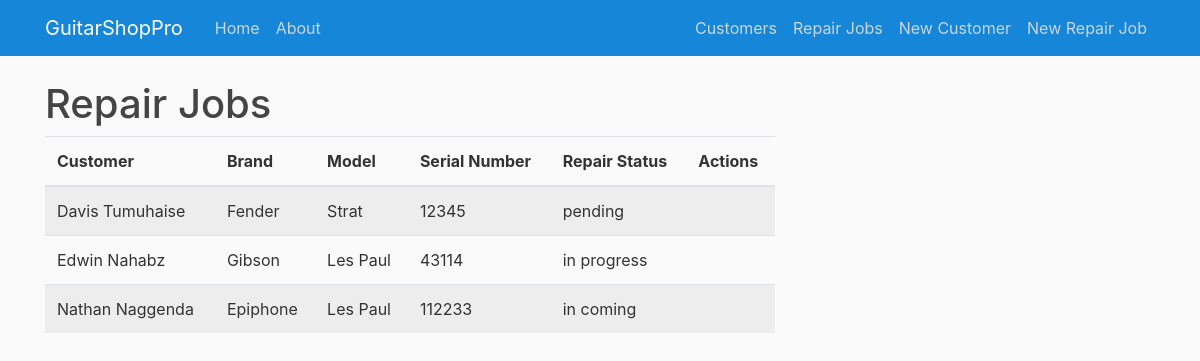
The page /guitars/view on the database as committed earlier.
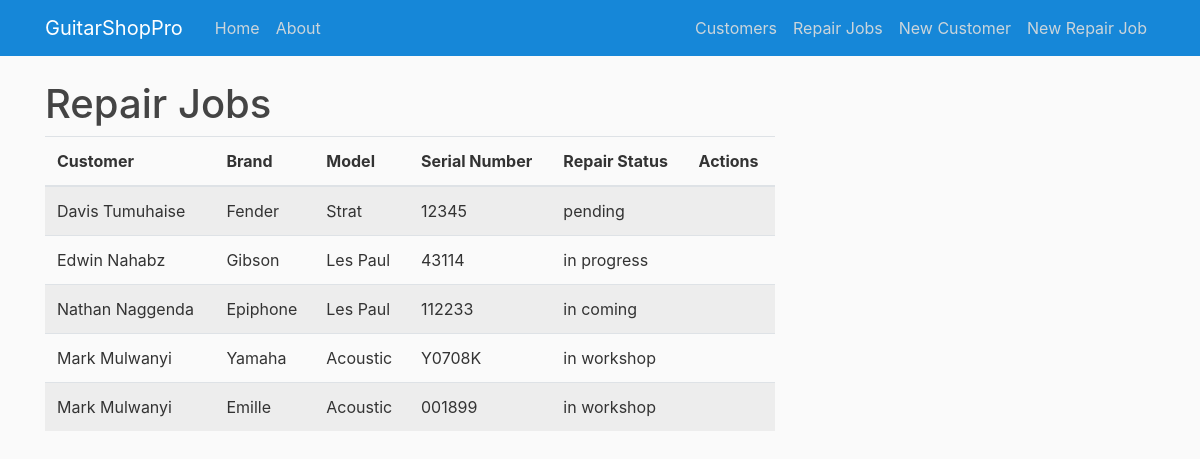
The same page on the database as committed later.
### app/models.py (models this page shows, shortened)
class Guitar(db.Model):
    id = db.Column(db.Integer, primary_key=True)
    brand = db.Column(db.String(50), nullable=False)
    model = db.Column(db.String(50), nullable=False)
    serial_number = db.Column(db.String(50), nullable=True)
    description = db.Column(db.String(250), nullable=False)
    repair_status = db.Column(db.String(50), nullable=False)
    customer_id = db.Column(db.Integer, db.ForeignKey('customer.id'), nullable=False)

class Customer(db.Model):
    id = db.Column(db.Integer, primary_key=True)
    firstname = db.Column(db.String(50), nullable=False)
    lastname = db.Column(db.String(50), nullable=False)
    phone = db.Column(db.String(20), nullable=False)
    email = db.Column(db.String(120), nullable=True)
    guitars = db.relationship('Guitar', backref='customer', lazy=True)

### app/routes.py (the view)
@app.route('/guitars/view', methods=['GET', 'POST'])
def view_guitars():
    guitars = Guitar.query.all()
    return render_template('view_guitars.html', guitars=guitars)

### app/templates/view_guitars.html (shortened to what this page needs)
{% extends 'base.html' %}
{% block content %}
<h1>Repair Jobs</h1>
<div class="table-responsive">
    <table class="table table-striped">
        <thead>
            <tr>
                <th>Customer</th>
                <th>Brand</th>
                <th>Model</th>
                <th>Serial Number</th>
                <th>Repair Status</th>
                <th>Actions</th>
            </tr>
        </thead>
        <tbody>
            {% for guitar in guitars %}
            <tr>
                <td>{{ guitar.customer.firstname }} {{ guitar.customer.lastname }}</td>
                <td>{{ guitar.brand }}</td>
                <td>{{ guitar.model }}</td>
                <td>{{ guitar.serial_number}}</td>
                <td>{{ guitar.repair_status }}</td>
                <td>
                </td>
            </tr>
            {% endfor %}
        </tbody>
    </table>
</div>
{% endblock %}

### app/templates/base.html (shortened to what this page needs)
<!DOCTYPE html>
<html>
<head>
  <link rel="stylesheet" href="https://cdn.jsdelivr.net/npm/bootstrap@4.1.3/dist/css/bootstrap.min.css">
  <link rel="stylesheet" type="text/css" href="{{ url_for('static', filename='main.css') }}">
</head>
<body>
  <header class="site-header">
  <nav class="navbar navbar-expand-md navbar-dark bg-steel fixed-top">
    <div class="container">
      <a class="navbar-brand mr-4" href="/">GuitarShopPro </a>
      <div class="collapse navbar-collapse" id="navbarToggle">
        <div class="navbar-nav mr-auto">
          <a class="nav-item nav-link" href="{{ url_for('index') }}">Home</a>
          <a class="nav-item nav-link" href="{{ url_for('about') }}">About</a>
        </div>
          <div class="navbar-nav">
            <a class="nav-item nav-link" href="{{ url_for('view_customers') }}">Customers</a>
            <a class="nav-item nav-link" href="{{ url_for('view_guitars') }}">Repair Jobs</a>
            <a class="nav-item nav-link" href="{{ url_for('add_customer') }}">New Customer</a>
            <a class="nav-item nav-link" href="{{ url_for('add_guitar') }}">New Repair Job</a>
          </div>
      </div>
    </div>
  </nav>
  </header>
  <main role="main" class="container">
    <div class="row">
      <div class="col-md-8">
        {% block content %}{% endblock %}
      </div>
  </main>
  </body>
</html>

### app/static/main.css (style rules this page uses)
body { background: #fafafa; color: #333333; margin-top: 5rem; }
h1, h2, h3, h4, h5, h6 { color: #444444; }
.bg-steel { background-color: #1687d8; }
.site-header .navbar-nav .nav-link { color: #cbd5db; }

Rows that differ between the two databases and show on the page:
added Guitar: customer.firstname "Mark", customer.lastname "Mulwanyi", brand "Yamaha", model "Acoustic", serial_number "Y0708K", repair_status "in workshop"
added Guitar: customer.firstname "Mark", customer.lastname "Mulwanyi", brand "Emille", model "Acoustic", serial_number "001899", repair_status "in workshop"
